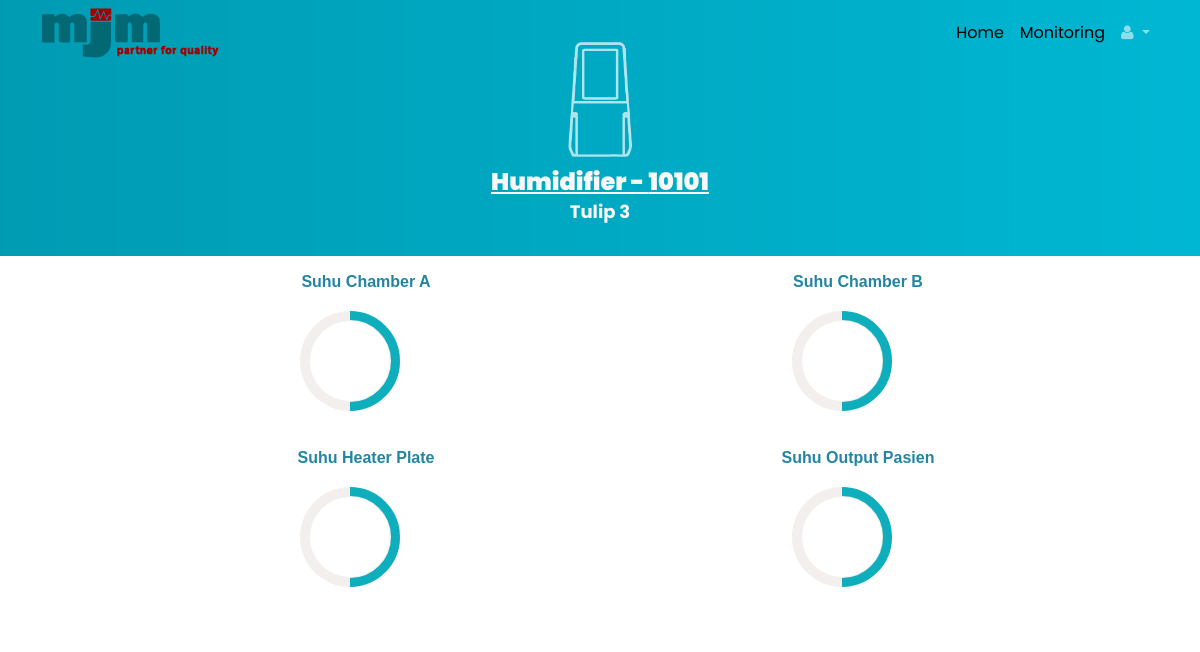
/monitoring/10101/ (signed in), run on an earlier commit of the app's database.
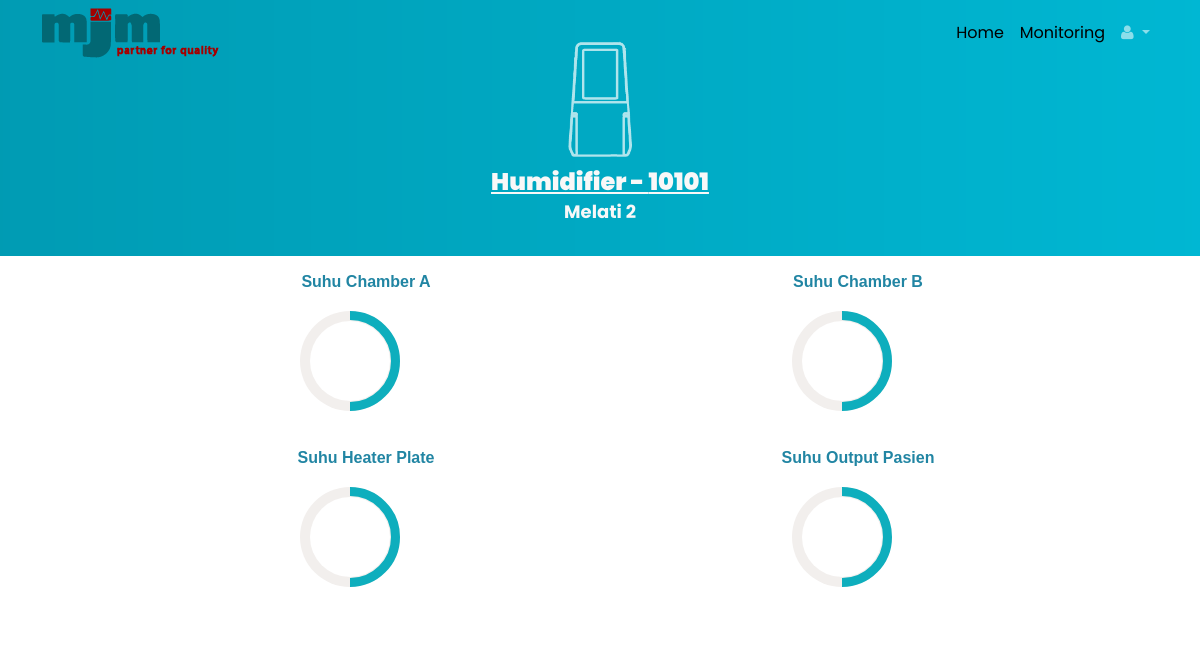
And on a later commit of the database.
### apps/models.py (models this page shows, shortened)
class ClientDevice(models.Model):
    deviceID = models.IntegerField(null=True, default=0)
    clientAccount = models.ForeignKey(ClientAccount, on_delete=models.CASCADE, null=True)
    status = models.BooleanField(default=False)
    deviceRoom = models.CharField(max_length=16, blank=True)
    date_joined = models.DateTimeField(auto_now_add=True)

### apps/views.py (the view, shortened to what this page needs)
# urls.py: path('monitoring/', Monitoring.as_view(context='monitoring-list')),
class Monitoring(View):
    context = ''
    def get(self, req, deviceID=None):
        if (req.user.is_authenticated):
            if (self.context=='monitoring-detail'):
                device = ManagementDevice.getDeviceInfo(req.user, deviceID)
                if device is None:
                    return HttpResponseForbidden()
                return render(req, 'device_detail.html', context={
                    'title' : f'Detail {device.deviceID}',
                    'device': device
                    })
        else:
            return redirect('/account/login/')

### apps/services/DBManagement.py (called while the page is built)
    @staticmethod
    def getDeviceInfo(user, deviceID):
        device = ClientDevice.objects.get(deviceID=deviceID)
        if (device.clientAccount == user):
            return device
        else:
            return None

### apps/templates/device_detail.html (shortened to what this page needs)
{% extends 'base/base.html' %}
{% load static %}
{% block content %}
<body>
    <div class="hero-image">
        <i>
            <img src="{% static 'assets/device-humidifier.png' %}" alt="Device" style="width: 4em;">
        </i>
        <h4 style="font-weight: 700;"><strong><u>Humidifier - {{device.deviceID}}</u></strong></h4>
        <p style="font-weight: 700; font-size: large;">{{device.deviceRoom}}</p>
    </div>
    <div class="container device-detail-container">
        <nav id="navbarID" class="navbar navbar-expand-lg navbar-dark bg-transparent fixed-top">
            <div class="container">
                <a href="index.html" class="logo">
                    <img src="{% static 'assets/logo.png' %}" alt="MJM logo">
                </a>
                <div class="collapse navbar-collapse justify-content-end" id="navbarNavDropdown">
                    <ul class="navbar-nav">
                        <li class="nav-item">
                            <a class="nav-link text-black" href="/">Home</a>
                        </li>
                        <li class="nav-item">
                            <a class="nav-link text-black" href="/monitoring/">Monitoring</a>
                        </li>
                        <li class="nav-item dropdown">
                            <a class="nav-link dropdown-toggle" href="#" id="navbarDropdownMenuLink" role="button"
                                data-bs-toggle="dropdown" aria-expanded="false">
                                <i class="fa fa-user"></i>
                            </a>
                        </li>
                    </ul>
                </div>
            </div>
        </nav>
        <div class="row" style="justify-content: space-evenly;">
            <div class="card">
                <div class="card card-title">
                    <h4>Suhu Chamber A</h4>
                </div>
                <div class="card-content">
                    <div class="progress-circle p50">
                    </div>
                </div>
            </div>
            <div class="card">
                <div class="card card-title">
                    <h4>Suhu Chamber B</h4>
                </div>
                <div class="card-content">
                    <div class="progress-circle p50">
                    </div>
                </div>
            </div>
        </div>
        <div class="row" style="justify-content: space-evenly;">
            <div class="card">
                <div class="card card-title">
                    <h4>Suhu Heater Plate</h4>
                </div>
                <div class="card-content">
                    <div class="progress-circle p50">
                    </div>
                </div>
            </div>
            <div class="card">
                <div class="card card-title">
                    <h4>Suhu Output Pasien</h4>
                </div>
                <div class="card-content">
                    <div class="progress-circle p50">
                    </div>
                </div>
            </div>
        </div>
    </div>
</body>
{% endblock content %}

### apps/templates/base/base.html (shortened to what this page needs)
{% load static %}
<!DOCTYPE html>
<html>
<head>
  <link rel="stylesheet" href="https://use.fontawesome.com/releases/v5.8.1/css/all.css"
>
  <link href="{% static 'css/bootstrap.min.css' %}" rel="stylesheet">
  <link rel="stylesheet" href="{% static 'css/custom-template.css' %}">
  <link rel="stylesheet" href="{% static 'css/animated.css' %}">
  <link rel="stylesheet" href="{% static 'css/owl.css' %}">
  <link rel="stylesheet" href="{% static 'css/fontawesome.min.css' %}" />
  <link rel="stylesheet" href="{% static 'css/fontawesome.css' %}" />
  <link rel="stylesheet" href="{% static 'css/monitoring-device-detail.css' %}" />
</head>
{% block content %}
{% endblock %}
</html>

### static/css/custom-template.css (style rules this page uses)
html, body, div, span, applet, object, iframe, h1, h2, h3, h4, h5, h6, p, blockquote, div pre, a, abbr, acronym, address, big, cite, code, del, dfn, em, font, img, ins, kbd, q, s, samp, small, strike, strong, sub, sup, tt, var, b, u, i, center, dl, dt, dd, ol, ul, li, figure, header, nav, section, article, aside, footer, figcaption { font-family: 'Poppins'; margin: 0; padding: 0; border: 0; outline: 0; }
ul, li { padding: 0; margin: 0; list-style: none; }
header, nav, section, article, aside, footer, hgroup { display: block; }
* { box-sizing: border-box; }
html, body { font-family: 'Poppins', sans-serif; font-weight: 400; background-color: #fff; -ms-text-size-adjust: 100%; -webkit-font-smoothing: antialiased; -moz-osx-font-smoothing: grayscale; }
a { text-decoration: none !important; }
h1, h2, h3, h4, h5, h6 { margin-top: 0px; margin-bottom: 0px; }
ul { margin-bottom: 0px; }
p { font-size: 15px; line-height: 30px; font-weight: 300; color: #afafaf; }
img { width: 100%; overflow: hidden; }
html, body { background: #fff; font-family: 'Poppins', sans-serif; }

### static/css/monitoring-device-detail.css (style rules this page uses)
.container.device-detail-container { margin-top: 1em; }
.hero-image h4, p { color: rgb(248, 248, 248); }
.hero-image i { margin: .7em; }
.text-black { color: rgb(19, 18, 18); }
.card { display: flex; border-radius: 0; height: 11rem; border: 0; width: 21rem; }
.card.card-title { text-align: center; margin-bottom: 0; height: auto; }
.card-title h4 { margin-bottom: 0; font-family: 'Gill Sans', 'Gill Sans MT', Calibri, 'Trebuchet MS', sans-serif; font-weight: 600; font-size: medium; color: rgb(33, 133, 163); }
.card-content { display: flex; justify-content: center; height: 100%; padding: 0 .5rem .5rem 0; }
.progress-circle { font-size: 20px; margin: 20px; position: relative; padding: 0; width: 5em; height: 5em; background-color: #f2efed; border-radius: 50%; line-height: 5em; display: flex; justify-content: center; align-items: center; }
.progress-circle:after { border: none; position: absolute; top: 10%; left: 10%; text-align: center; display: block; border-radius: 50%; width: 4em; height: 4em; background-color: white; content: " "; }

What changed in the data, as far as the page shows it:
removed ClientDevice: deviceID "10101", deviceRoom "Tulip 3"
added ClientDevice: deviceID "10101", deviceRoom "Melati 2"
